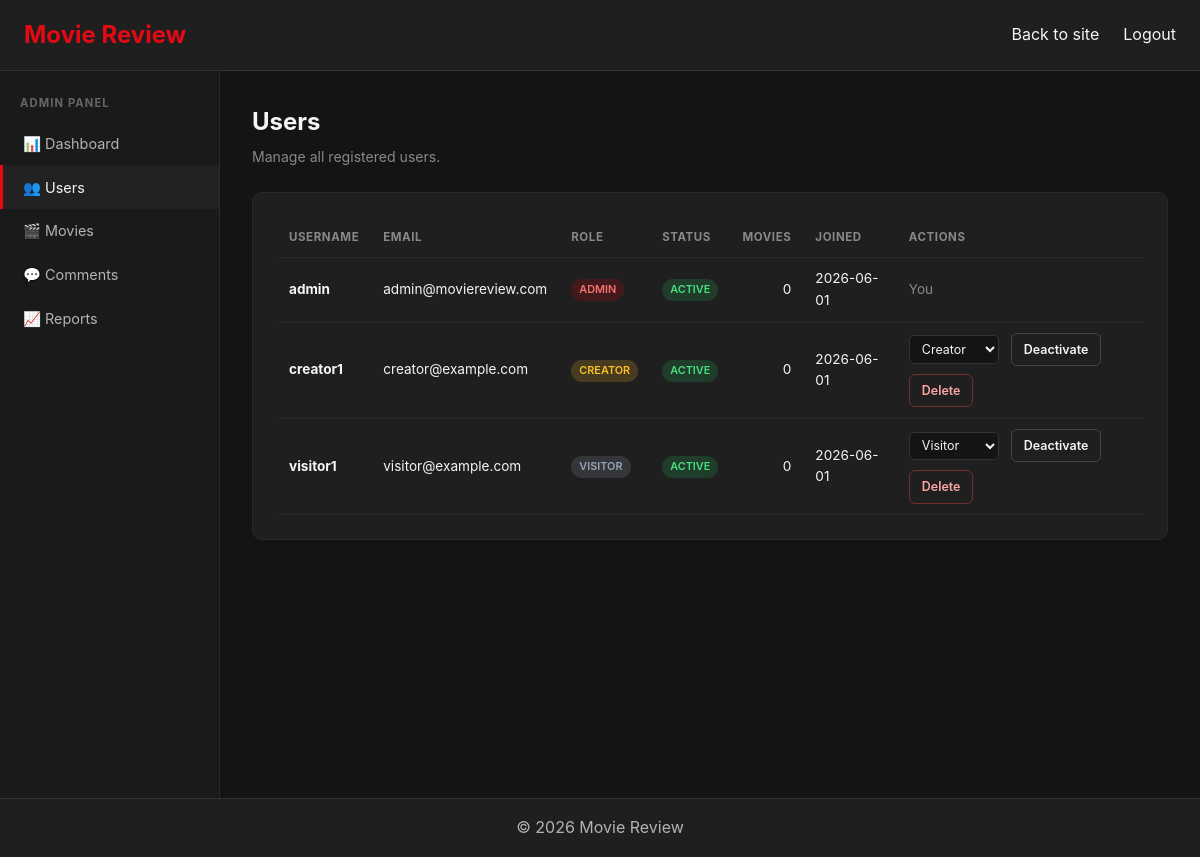
The page /admin/index.php?action=users (signed in) on the database its author committed.
### tables this page shows
CREATE TABLE IF NOT EXISTS dbProj_users (
    user_id        INT AUTO_INCREMENT PRIMARY KEY,
    username       VARCHAR(50)  UNIQUE NOT NULL,
    email          VARCHAR(100) UNIQUE NOT NULL,
    password_hash  VARCHAR(255) NOT NULL,
    role           ENUM('visitor','creator','admin') DEFAULT 'visitor',
    profile_image  VARCHAR(255),
    is_active      TINYINT(1) DEFAULT 1,
    created_at     DATETIME DEFAULT CURRENT_TIMESTAMP,
    INDEX idx_username (username),
    INDEX idx_email (email),
    INDEX idx_role (role)
);

### admin/index.php (the view, shortened to what this page needs)
<?php
$dbc    = get_db_connection();
$action = $_GET['action'] ?? 'dashboard';
$stats = [];
$users = [];
if ($action === 'users') {
    $res = mysqli_query($dbc, "
        SELECT u.user_id, u.username, u.email, u.role, u.is_active, u.created_at,
               COUNT(m.movie_id) AS movie_count
        FROM dbProj_users u
        LEFT JOIN dbProj_movies m ON m.creator_id = u.user_id
        GROUP BY u.user_id
        ORDER BY u.created_at DESC
    ");
    while ($row = mysqli_fetch_assoc($res)) $users[] = $row;
}
?>
<!DOCTYPE html>
<html lang="en">
<head>
    <link rel="stylesheet" href="../style.css">
</head>
<body>
    <header>
        <nav class="container">
            <h1 class="logo"><a href="../index.php" style="color:inherit;text-decoration:none;">Movie Review</a></h1>
            <ul class="nav-links">
                <li><a href="../index.php">Back to site</a></li>
                <li><a href="../logout.php">Logout</a></li>
            </ul>
        </nav>
    </header>
    <div class="admin-layout">
        <aside class="admin-sidebar">
            <h2>Admin Panel</h2>
            <ul class="admin-nav">
                <li><a href="?action=dashboard" class="<?= $action==='dashboard'?'active':'' ?>">📊 Dashboard</a></li>
                <li><a href="?action=users"     class="<?= $action==='users'    ?'active':'' ?>">👥 Users</a></li>
                <li><a href="?action=movies"    class="<?= $action==='movies'   ?'active':'' ?>">🎬 Movies</a></li>
                <li><a href="?action=comments"  class="<?= $action==='comments' ?'active':'' ?>">💬 Comments</a></li>
                <li><a href="?action=reports"   class="<?= $action==='reports'  ?'active':'' ?>">📈 Reports</a></li>
            </ul>
        </aside>
        <main class="admin-content">
            <?php if ($action === 'dashboard'): ?>
                <h1>Dashboard</h1>
                <p class="subtitle">Overview of the platform.</p>
                <div class="stats-grid">
                    <div class="stat-card"><div class="num"><?= $stats['users'] ?></div><div class="lbl">Total Users</div></div>
                    <div class="stat-card"><div class="num"><?= $stats['movies'] ?></div><div class="lbl">Total Movies</div></div>
                    <div class="stat-card"><div class="num"><?= $stats['published'] ?></div><div class="lbl">Published</div></div>
                    <div class="stat-card"><div class="num"><?= $stats['comments'] ?></div><div class="lbl">Comments</div></div>
                    <div class="stat-card"><div class="num"><?= $stats['ratings'] ?></div><div class="lbl">Ratings</div></div>
                    <div class="stat-card"><div class="num"><?= number_format($stats['views']) ?></div><div class="lbl">Total Views</div></div>
                </div>
                <p class="muted">Use the sidebar to manage users, movies, comments, and view reports.</p>
            <?php elseif ($action === 'users'): ?>
                <h1>Users</h1>
                <p class="subtitle">Manage all registered users.</p>
                <div class="admin-card">
                    <?php if (empty($users)): ?>
                        <p class="muted">No users found.</p>
                    <?php else: ?>
                        <table class="data-table">
                            <thead>
                                <tr>
                                    <th>Username</th>
                                    <th>Email</th>
                                    <th>Role</th>
                                    <th>Status</th>
                                    <th class="num">Movies</th>
                                    <th>Joined</th>
                                    <th>Actions</th>
                                </tr>
                            </thead>
                            <tbody>
                                <?php foreach ($users as $u): ?>
                                    <tr>
                                        <td><strong><?= htmlspecialchars($u['username']) ?></strong></td>
                                        <td><?= htmlspecialchars($u['email']) ?></td>
                                        <td>
                                            <span class="badge <?= $u['role'] ?>">
                                                <?= htmlspecialchars($u['role']) ?>
                                            </span>
                                        </td>
                                        <td>
                                            <span class="badge <?= $u['is_active'] ? 'ok' : 'off' ?>">
                                                <?= $u['is_active'] ? 'Active' : 'Inactive' ?>
                                            </span>
                                        </td>
                                        <td class="num"><?= (int)$u['movie_count'] ?></td>
                                        <td><?= htmlspecialchars(substr($u['created_at'], 0, 10)) ?></td>
                                        <td>
                                            <?php if ($u['user_id'] != $_SESSION['user']['user_id']): ?>
                                                <div class="actions">
                                                    <form method="post" style="display:inline;">
                                                        <select name="new_role" class="role-select"
                                                                onchange="this.form.submit()">
                                                            <option value="visitor"  <?= $u['role']==='visitor' ?'selected':'' ?>>Visitor</option>
                                                            <option value="creator"  <?= $u['role']==='creator' ?'selected':'' ?>>Creator</option>
                                                        </select>
                                                    </form>
                                                    <form method="post" style="display:inline;">
                                                        <button type="submit" name="toggle_user"
                                                                class="btn <?= $u['is_active'] ? 'gray' : 'green' ?>">
                                                            <?= $u['is_active'] ? 'Deactivate' : 'Activate' ?>
                                                        </button>
                                                    </form>
                                                    <form method="post" style="display:inline;"
                                                          onsubmit="return confirm('Delete this user? All their content stays.')">
                                                        <button type="submit" name="delete_user" class="btn danger">Delete</button>
                                                    </form>
                                                </div>
                                            <?php else: ?>
                                                <span class="muted">You</span>
                                            <?php endif; ?>
                                        </td>
                                    </tr>
                                <?php endforeach; ?>
                            </tbody>
                        </table>
                    <?php endif; ?>
                </div>
            <?php endif; ?>
        </main>
    </div>
    <footer>
        <div class="container">
            <p>&copy; <?= date('Y') ?> Movie Review</p>
        </div>
    </footer>
</body>
</html>

### style.css (style rules this page uses)
* { margin: 0; padding: 0; box-sizing: border-box; }
body { font-family: -apple-system, BlinkMacSystemFont, 'Segoe UI', sans-serif; background-color: #141414; color: #f5f5f5; line-height: 1.6; min-height: 100vh; display: flex; flex-direction: column; }
.container { max-width: 1200px; margin: 0 auto; padding: 0 1.5rem; width: 100%; }
header { background-color: #1f1f1f; border-bottom: 1px solid #333; padding: 1rem 0; }
header nav { display: flex; justify-content: space-between; align-items: center; }
.logo { color: #e50914; font-size: 1.5rem; }
.nav-links { list-style: none; display: flex; gap: 1.5rem; }
.nav-links a { color: #f5f5f5; text-decoration: none; transition: color 0.2s; }
main { flex: 1; padding: 2rem 1.5rem; }
footer { background-color: #1f1f1f; border-top: 1px solid #333; padding: 1rem 0; text-align: center; color: #b3b3b3; }

### admin/index.php (style rules this page uses)
.admin-layout { display: flex; min-height: calc(100vh - 73px); }
.admin-sidebar { width: 220px; background: #1a1a1a; border-right: 1px solid #2a2a2a; padding: 1.5rem 0; flex-shrink: 0; }
.admin-sidebar h2 { font-size: 0.7rem; text-transform: uppercase; letter-spacing: 0.1em; color: #666; padding: 0 1.25rem; margin-bottom: 0.5rem; }
.admin-nav { list-style: none; }
.admin-nav a { display: block; padding: 0.65rem 1.25rem; color: #b3b3b3; text-decoration: none; border-left: 3px solid transparent; font-size: 0.9rem; transition: background 0.15s, color 0.15s, border-color 0.15s; }
.admin-nav a.active { background: #222; border-left-color: #e50914; color: #f5f5f5; }
.admin-content { flex: 1; padding: 2rem; min-width: 0; }
.admin-content h1 { font-size: 1.5rem; margin-bottom: 0.25rem; }
.subtitle { color: #888; font-size: 0.88rem; margin-bottom: 1.5rem; }
.data-table { width: 100%; border-collapse: collapse; font-size: 0.85rem; }
.data-table th, .data-table td { padding: 0.65rem 0.75rem; text-align: left; border-bottom: 1px solid #2a2a2a; vertical-align: middle; }
.data-table th { color: #888; font-size: 0.72rem; text-transform: uppercase; letter-spacing: 0.05em; }
.data-table .num { text-align: right; }
.badge { display: inline-block; font-size: 0.68rem; padding: 0.15rem 0.5rem; border-radius: 999px; font-weight: 600; text-transform: uppercase; }
.badge.ok { background: rgba(34,197,94,0.18); color: #4ade80; }
.badge.admin { background: rgba(229,9,20,0.18); color: #f87171; }
.badge.creator { background: rgba(251,191,36,0.18); color: #fbbf24; }
.badge.visitor { background: rgba(148,163,184,0.18); color: #94a3b8; }
.btn { border: none; border-radius: 6px; padding: 0.35rem 0.75rem; font: inherit; font-size: 0.78rem; font-weight: 600; cursor: pointer; transition: background 0.15s; }
.btn.gray { background: transparent; color: #f5f5f5; border: 1px solid #444; }
.btn.danger { background: transparent; color: #fca5a5; border: 1px solid rgba(239,68,68,0.4); }
.actions { display: flex; gap: 0.5rem; flex-wrap: wrap; align-items: center; }
.actions form { margin: 0; }
.admin-card { background: #1f1f1f; border: 1px solid #2a2a2a; border-radius: 10px; padding: 1.5rem; margin-bottom: 1rem; }
.muted { color: #888; font-size: 0.85rem; }
select.role-select { background: #141414; color: #f5f5f5; border: 1px solid #333; border-radius: 5px; padding: 0.3rem 0.5rem; font: inherit; font-size: 0.78rem; min-width: 90px; margin-right: 0.25rem; }

### rows shown on the page
dbproj_users: username "admin", email "admin@moviereview.com", role "ADMIN", is_active "ACTIVE", movie_count "0", created_at "2026-06-01", shows "You"
dbproj_users: username "creator1", email "creator@example.com", role "CREATOR", is_active "ACTIVE", movie_count "0", created_at "2026-06-01", new_role "Creator"
dbproj_users: username "visitor1", email "visitor@example.com", role "VISITOR", is_active "ACTIVE", movie_count "0", created_at "2026-06-01", new_role "Visitor"
